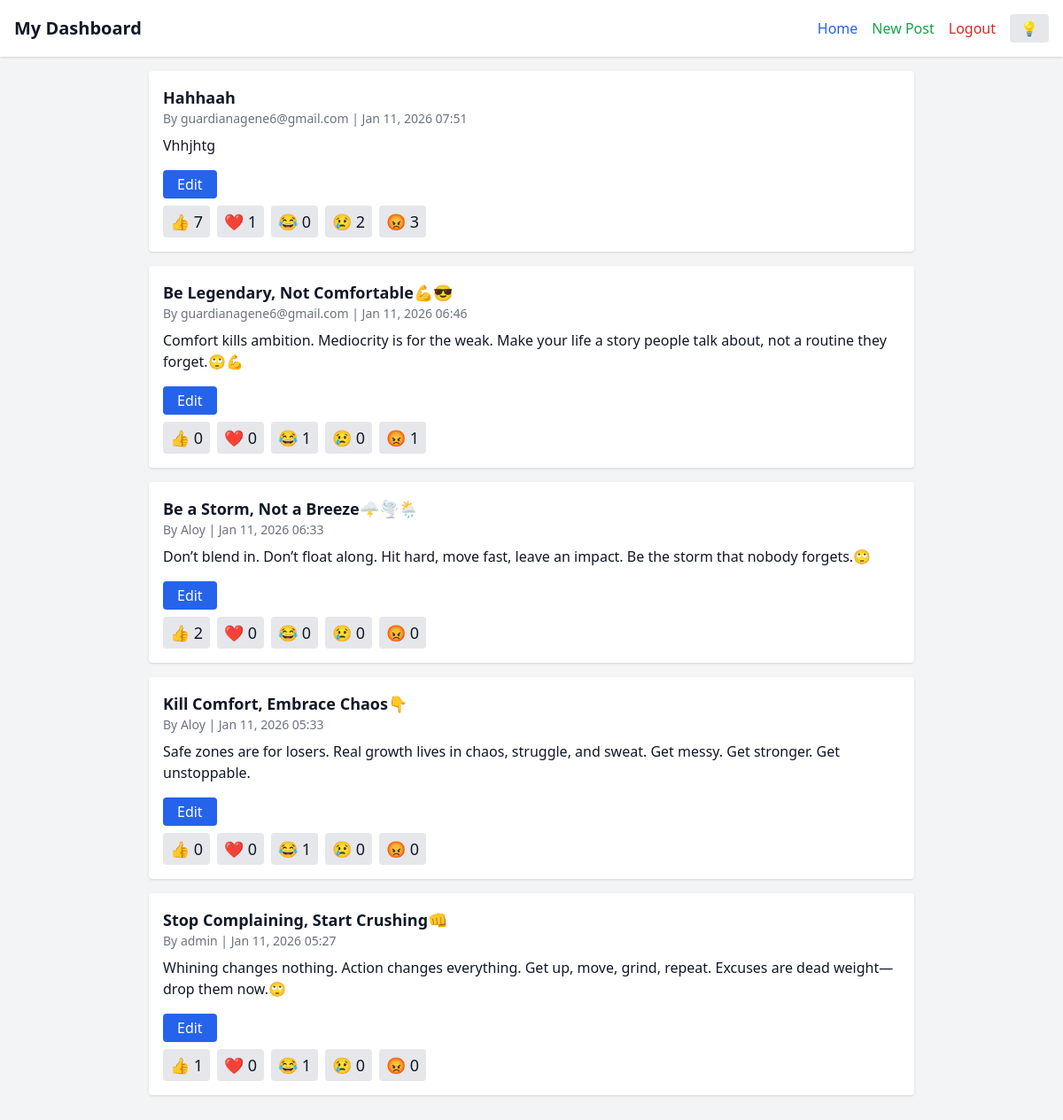
The page /dashboard (signed in) on the database its author committed.
### app.py (models this page shows)
class Post(db.Model):
    id = db.Column(db.Integer, primary_key=True)
    title = db.Column(db.String(200), nullable=False)
    content = db.Column(db.Text, nullable=False)
    slug = db.Column(db.String(200), unique=True, nullable=False)
    author = db.Column(db.String(80), nullable=False, default="Guest")
    created_at = db.Column(db.DateTime, default=datetime.utcnow)
    approved = db.Column(db.Boolean, default=False)
    tags = db.Column(db.String(200), nullable=True)

### app.py (the view)
@app.route('/dashboard')
def dashboard():
    if not session.get('user_id'):
        return redirect(url_for('login'))
    user = User.query.get(session['user_id'])
    if user.is_admin:
        posts = Post.query.order_by(Post.created_at.desc()).all()
    else:
        posts = Post.query.filter_by(author=user.username).order_by(Post.created_at.desc()).all()
    return render_template('my_dashboard.html', posts=posts, user=user)

### templates/my_dashboard.html (shortened to what this page needs)
<!DOCTYPE html>
<html lang="en" class="">
<head>
<script src="https://cdn.tailwindcss.com"></script>
</head>
<body class="bg-gray-100 dark:bg-gray-900 text-gray-900 dark:text-gray-100 transition-colors duration-300">
<header class="flex flex-col sm:flex-row justify-between items-center p-4 bg-white dark:bg-gray-800 shadow">
    <h1 class="text-xl font-bold mb-2 sm:mb-0">My Dashboard</h1>
    <div class="flex items-center space-x-4">
        <nav class="flex space-x-4">
            <a href="{{ url_for('public_home') }}" class="text-blue-600 dark:text-blue-400 hover:underline">Home</a>
            <a href="{{ url_for('create_post') }}" class="text-green-600 dark:text-green-400 hover:underline">New Post</a>
            <a href="{{ url_for('logout') }}" class="text-red-600 dark:text-red-400 hover:underline">Logout</a>
        </nav>
        <button id="darkToggle" class="px-3 py-1 bg-gray-200 dark:bg-gray-700 text-gray-800 dark:text-gray-200 rounded hover:bg-gray-300 dark:hover:bg-gray-600 transition">
            💡
        </button>
    </div>
</header>
<div class="max-w-4xl mx-auto p-4">
    {% if posts %}
        {% set reaction_emojis = {
            'like': '👍',
            'love': '❤️',
            'haha': '😂',
            'sad': '😢',
            'angry': '😡'
        } %}
        {% for post in posts %}
        <div class="bg-white dark:bg-gray-800 p-4 rounded shadow mb-4 transition-colors duration-300">
            <h2 class="text-lg font-bold">{{ post.title }}</h2>
            <p class="text-sm text-gray-500 dark:text-gray-400 mb-2">
                By {{ post.author }} | {{ post.created_at.strftime('%b %d, %Y %H:%M') }}
            </p>
            <p class="mb-4 line-clamp-3">{{ post.content }}</p>
            <div class="flex flex-wrap gap-2 mb-2">
                {% if user.is_admin %}
                    {% if not post.approved %}
                        <a href="{{ url_for('approve_post', post_id=post.id) }}"
                           class="px-4 py-1 bg-green-600 text-white rounded hover:bg-green-700">Approve</a>
                        <a href="{{ url_for('reject_post', post_id=post.id) }}"
                           class="px-4 py-1 bg-red-600 text-white rounded hover:bg-red-700"
                           onclick="return confirm('Delete this post?')">Reject</a>
                    {% else %}
                        <a href="{{ url_for('edit_post', post_id=post.id) }}"
                           class="px-4 py-1 bg-blue-600 text-white rounded hover:bg-blue-700">Edit</a>
                    {% endif %}
                {% else %}
                    {% if post.author == user.username %}
                        <a href="{{ url_for('edit_post', post_id=post.id) }}"
                           class="px-4 py-1 bg-blue-600 text-white rounded hover:bg-blue-700">Edit</a>
                    {% endif %}
                {% endif %}
            </div>
            <div class="flex space-x-2">
                {% set reaction_types = ['like', 'love', 'haha', 'sad', 'angry'] %}
                {% for r in reaction_types %}
                    <button onclick="sendReaction({{ post.id }}, '{{ r }}')"
                            class="px-2 py-1 bg-gray-200 dark:bg-gray-700 dark:text-gray-200 rounded hover:bg-gray-300 dark:hover:bg-gray-600 transition text-lg">
                        {{ reaction_emojis[r] }}
                        <span id="count-{{ r }}-{{ post.id }}">
                            {% if post.reactions %}{{ post.reactions.filter_by(type=r).count() }}{% else %}0{% endif %}
                        </span>
                    </button>
                {% endfor %}
            </div>
        </div>
        {% endfor %}
    {% else %}
        <p class="text-gray-600 dark:text-gray-400">No posts yet.
            <a href="{{ url_for('create_post') }}" class="text-blue-600 dark:text-blue-400 hover:underline">Create your first post!</a>
        </p>
    {% endif %}
</div>
</body>
</html>

### rows shown on the page
Post: title "Hahhaah", author "guardianagene6@gmail.com", created_at "Jan 11, 2026 07:51", content "Vhhjhtg", reaction_emojis "👍" "❤️" "😂" "😢" "😡", reactions.filter_by "7" "1" "0" "2" "3"
Post: title "Be Legendary, Not Comfortable💪😎", author "guardianagene6@gmail.com", created_at "Jan 11, 2026 06:46", content "Comfort kills ambition. Mediocrity is for the weak. Make your life a story people talk about, not a routine they forget.🙄💪", reaction_emojis "👍" "❤️" "😂" "😢" "😡", reactions.filter_by "0" "0" "1" "0" "1"
Post: title "Be a Storm, Not a Breeze🌩️🌪️🌦️", author "Aloy", created_at "Jan 11, 2026 06:33", content "Don’t blend in. Don’t float along. Hit hard, move fast, leave an impact. Be the storm that nobody forgets.🙄", reaction_emojis "👍" "❤️" "😂" "😢" "😡", reactions.filter_by "2" "0" "0" "0" "0"
Post: title "Kill Comfort, Embrace Chaos👇", author "Aloy", created_at "Jan 11, 2026 05:33", content "Safe zones are for losers. Real growth lives in chaos, struggle, and sweat. Get messy. Get stronger. Get unstoppable.", reaction_emojis "👍" "❤️" "😂" "😢" "😡", reactions.filter_by "0" "0" "1" "0" "0"
Post: title "Stop Complaining, Start Crushing👊", author "admin", created_at "Jan 11, 2026 05:27", content "Whining changes nothing. Action changes everything. Get up, move, grind, repeat. Excuses are dead weight—drop them now.🙄", reaction_emojis "👍" "❤️" "😂" "😢" "😡", reactions.filter_by "1" "0" "1" "0" "0"
